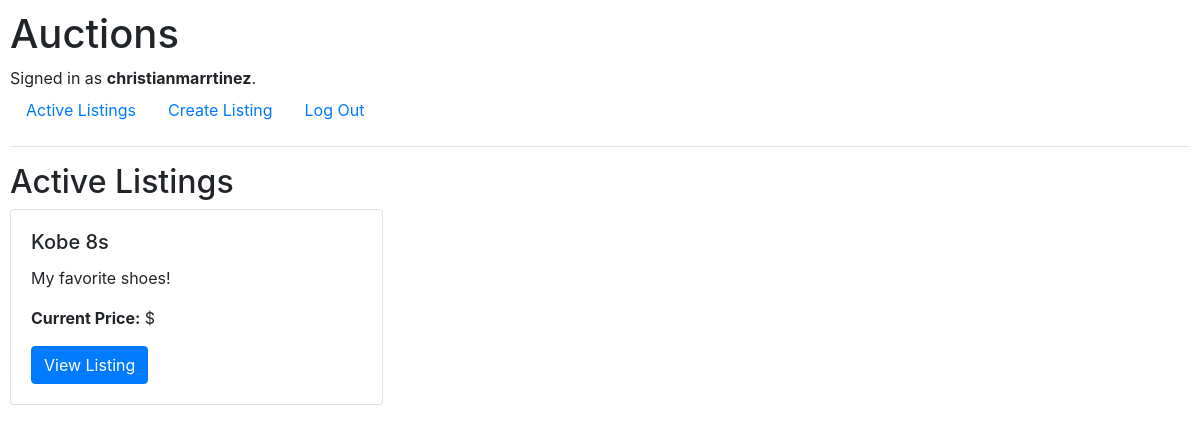
Screenshot of /active (signed in) with the database file from the repository.
### auctions/models.py (models this page shows, shortened)
class User(AbstractUser):
    pass

class AuctionListing(models.Model):
    CATEGORY_CHOICES = [
        ('Fashion', 'Fashion'),
        ('Toys', 'Toys'),
        ('Electronics', 'Electronics'),
        ('Home', 'Home'),
    ]
    title = models.CharField(max_length=100)
    description = models.TextField()
    starting_bid = models.DecimalField(max_digits=10, decimal_places=2)
    current_price = models.DecimalField(max_digits=10, decimal_places=2, default=0)
    image_url = models.URLField(blank=True, null=True)
    category = models.CharField(max_length=20, choices=CATEGORY_CHOICES, blank=True, null=True)
    is_active = models.BooleanField(default=True)
    owner = models.ForeignKey(User, on_delete=models.CASCADE, related_name="listings")
    created_at = models.DateTimeField(auto_now_add=True)

### auctions/views.py (the view)
# urls.py: path("active", views.active_listings, name="active_listings"),
def active_listings(request):
    listings = AuctionListing.objects.filter(is_active=True)
    return render(request, "auctions/active_listings.html", {
        "listings": listings
    })

### auctions/templates/auctions/active_listings.html (shortened to what this page needs)
{% extends "auctions/layout.html" %}
{% block body %}
<h2>Active Listings</h2>
<div class="row">
    {% for listing in listings %}
    <div class="col-md-4">
        <div class="card mb-4">
            <div class="card-body">
                <h5 class="card-title">{{ listing.title }}</h5>
                <p class="card-text">{{ listing.description }}</p>
                <p><strong>Current Price:</strong> ${{ current_price }}</p>
                <a href="{% url 'listing' listing.id %}" class="btn btn-primary">View Listing</a>
            </div>
        </div>
    </div>
    {% endfor %}
</div>
{% endblock %}

### auctions/templates/auctions/layout.html (shortened to what this page needs)
{% load static %}
<!DOCTYPE html>
<html lang="en">
    <head>
        <link rel="stylesheet" href="https://stackpath.bootstrapcdn.com/bootstrap/4.4.1/css/bootstrap.min.css">
        <link href="{% static 'auctions/styles.css' %}" rel="stylesheet">
    </head>
    <body>
        <h1>Auctions</h1>
        <div>
            {% if user.is_authenticated %}
                Signed in as <strong>{{ user.username }}</strong>.
            {% else %}
                Not signed in.
            {% endif %}
        </div>
        <ul class="nav">
            <li class="nav-item">
                <a class="nav-link" href="{% url 'index' %}">Active Listings</a>
            </li>
            {% if user.is_authenticated %}
                <li class="nav-item">
                    <a class="nav-link" href="{% url 'create_listing' %}">Create Listing</a>
                </li>
                <li class="nav-item">
                    <a class="nav-link" href="{% url 'logout' %}">Log Out</a>
                </li>
            {% endif %}
        </ul>
        <hr>
        {% block body %}
        {% endblock %}
    </body>
</html>

### auctions/static/auctions/styles.css (style rules this page uses)
body { padding: 10px; }

### rows the page displays
User: username "christianmarrtinez"
AuctionListing: title "Kobe 8s", description "My favorite shoes!"
